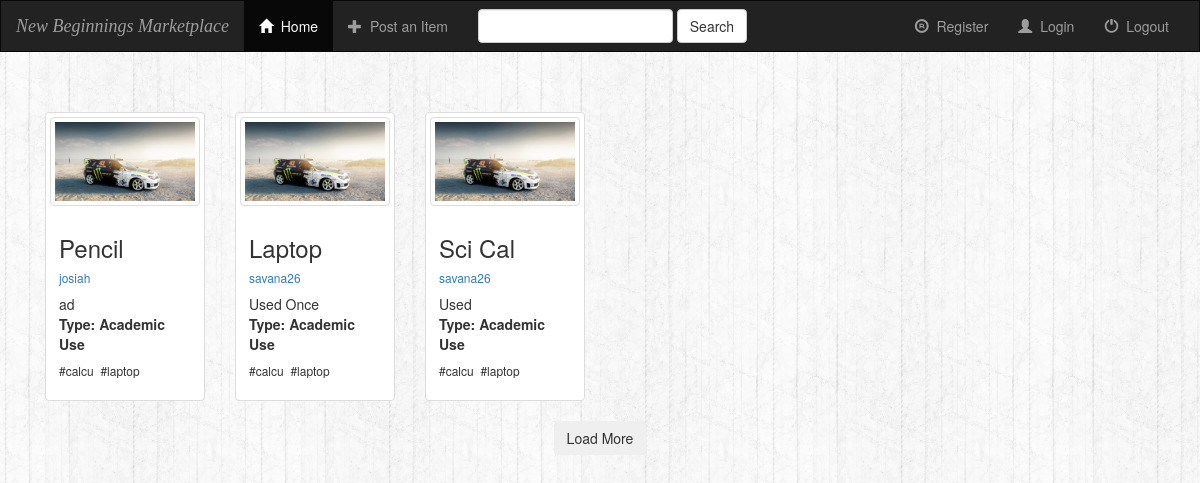
/home/, run on the app's committed database.
### home/models.py (models this page shows, shortened)
class Item(models.Model):
    userName = models.ForeignKey(User, on_delete=models.CASCADE)
    name = models.CharField(primary_key=True, max_length=300)
    photo = models.FileField()
    quantity = models.PositiveIntegerField(default=1)
    condition = models.CharField(max_length=200)
    itemType = models.CharField(max_length=100, choices=item_Type, default='Academic Use')
    courseName = models.CharField(max_length=100, blank=True, help_text='Leave blank if Office Use')
    pub_date = models.DateTimeField('date published')

class User(models.Model):
    username = models.CharField(max_length=21)
    password = models.CharField(max_length=26)
    name = models.CharField(max_length=100)
    degree = models.CharField(max_length=100, blank=True, help_text='Leave blank if personnel/faculty')
    office = models.CharField(max_length=100, blank=True, help_text='Leave blank if student')
    def __str__(self):
        return self.username

class Tags(models.Model):
    name = models.ForeignKey(Item, on_delete=models.CASCADE)
    tag = models.CharField(max_length=100)

### home/views.py (the view)
# urls.py: url(r'^home/', include('home.urls')),
def home(request):
    latest_item_list = Item.objects.order_by('-pub_date')
    latest_tag_list = Tags.objects.all()
    context = {'latest_item_list': latest_item_list,
               'latest_tag_list': latest_tag_list,
               }
    return render(request, 'home/home.html', context)

### home/templates/home/home.html (shortened to what this page needs)
{% extends 'home/base_template.html' %}
{% block body %}
<body class="body" style="background-color:#f6f6f6">
    <br/>
    <br/>
<div class="container">
    {% if latest_item_list %}
        {% for item in latest_item_list %}
          <div class="col-md-2">
                <div class="thumbnail">
                    <img src="{{ item.photo.url }}" class="img-thumbnail" />
                     <div class="caption">
                        <h3>{{ item.name }}</h3><h6><a href="{% url 'home:profile' item.userName.id %}">{{ item.userName }}</a></h6>
                        <p>{{ item.condition }}<br/><b>Type: {{ item.itemType }}</b></p>
                         <h6>
                             {% for tags in latest_tag_list %}
                                  {% if tags.itemName.id == item.id %}
                                        #{{ tags.tag }}&nbsp;
                                  {% endif %}
                             {% endfor %}
                         </h6>
                     </div>
                 </div>
          </div>
        {% endfor %}
    {% else %}
        <p>No item available</p>
    {% endif %}
</div>
    <center>
        <button type="load" class="btn btn-inverse">Load More</button>
    </center>
</body>
{% endblock %}

### home/templates/home/base_template.html (shortened to what this page needs)
<!DOCTYPE html>
<html lang="en">
<head>
    {% load staticfiles %}
    <link rel="stylesheet" href="https://maxcdn.bootstrapcdn.com/bootstrap/3.3.6/css/bootstrap.min.css">
    <link rel="stylesheet" type="text/css" href="{% static 'home/style.css'%}"/>
</head>
<body>
    <nav class="navbar navbar-inverse">
    <div class="container-fluid">
        <div class="navbar-header">
            <a class="navbar-brand" href="{% url 'home:homepage' %}">New Beginnings Marketplace</a>
        </div>
        <div class="collapse navbar-collapse" id="topNavBar">
            <ul class="nav navbar-nav">
                <li class="active">
                    <a href="{% url 'home:homepage' %}">
                        <span class="glyphicon glyphicon-home" aria-hidden="true"></span>&nbsp; Home
                    </a>
                </li>
                <li class="">
                    <a href="{% url 'home:item-add' %}">
                        <span class="glyphicon glyphicon-plus" aria-hidden="true"></span>&nbsp; Post an Item
                    </a>
                </li>
            </ul>
            <form class="navbar-form navbar-left" role="search" method="get" action="#">
                <div class="form-group">
                    <input type="text" class="form-control" name="q" value="">
                </div>
                <button type="submit" class="btn btn-default">Search</button>
            </form>
            <ul class="nav navbar-nav navbar-right">
                <li class="">
                    <a href="{% url 'home:register' %}">
                        <span class="glyphicon glyphicon-registration-mark" aria-hidden="true"></span>&nbsp; Register
                    </a>
                </li>
                <li class="">
                    <a href="#">
                        <span class="glyphicon glyphicon-user" aria-hidden="true"></span>&nbsp; Login
                    </a>
                </li>
                <li class="">
                    <a href="#">
                        <span class="glyphicon glyphicon-off" aria-hidden="true"></span>&nbsp; Logout
                    </a>
                </li>
            </ul>
        </div>
    </div>
</nav>
{% block body %}
{% endblock %}
</body>
</html>

### home/static/home/style.css (style rules this page uses)
body { background: url(/images/background.jpg); }
.navbar { border-radius: 0; }
.navbar-brand { font-family: "Times New Roman"; font-style: italic; }

### data on the page
Item: photo (picture), name "Pencil", userName "josiah", condition "ad", itemType "Academic Use"
Tags: tag "calcu"
Tags: tag "laptop"
Item: photo (picture), name "Laptop", userName "savana26", condition "Used Once", itemType "Academic Use"
Item: photo (picture), name "Sci Cal", userName "savana26", condition "Used", itemType "Academic Use"
